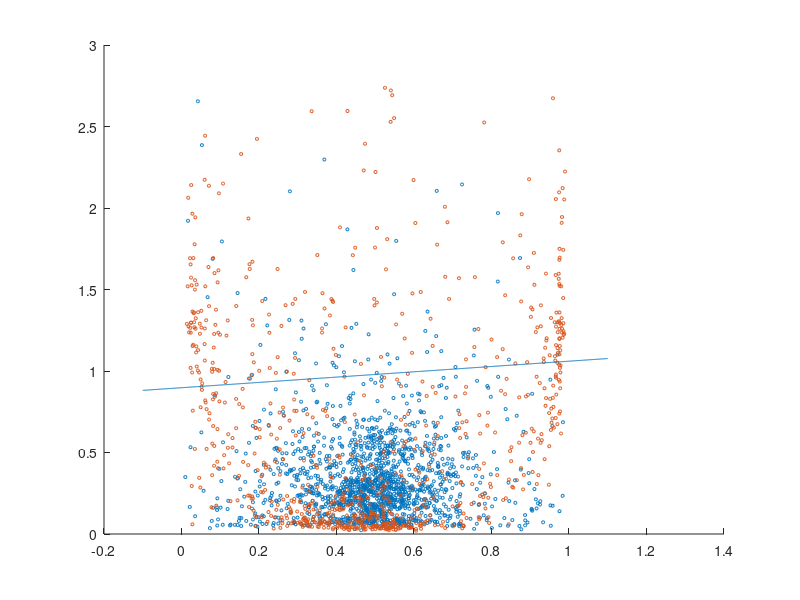
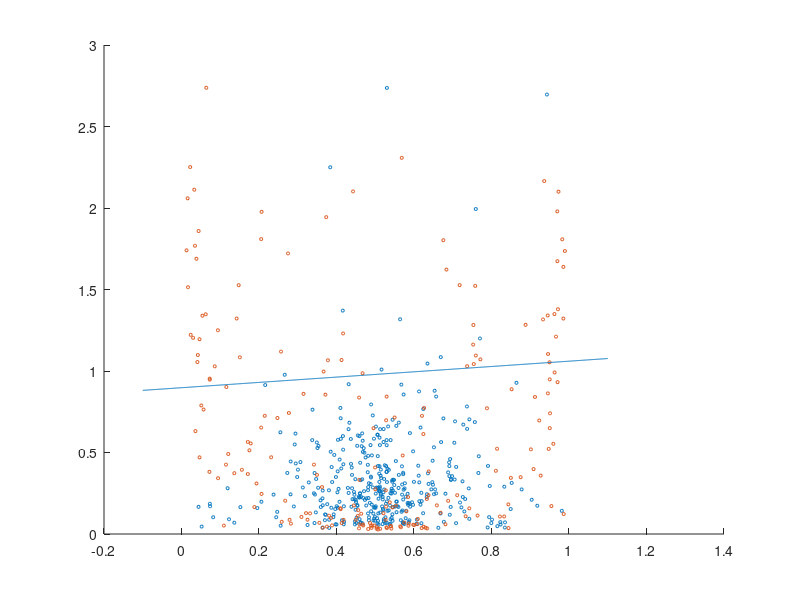

Write MATLAB code to recreate these figures, in order. (Note: this script raises an error after producing the figures.)
clear
close all
clc

%% Linear generative model
load('classification_data.mat')

c_1 = find(Gtrain == 1);
c_2 = find(Gtrain == -1);

class1 = Xtrain(c_1,:)';
class2 = Xtrain(c_2,:)';

Prior = length(class1)/length(Xtrain);

mu_1 = mean(class1,2);
mu_2 = mean(class2,2);

Sum_1 = [0 0; 0 0];

for i = 1:length(class1);
    Variance_1 = (class1(:,i) - mu_1)*(class1(:,i) - mu_1)';
    Sum_1 = Sum_1 + Variance_1;
end

S_1 = Sum_1/length(class1);

Sum_2 = [0 0; 0 0];
for i = 1:length(class2);
    Variance_2 = (class2(:,i) - mu_1)*(class2(:,i) - mu_1)';
    Sum_2 = Sum_2 + Variance_2;
end

S_2 = Sum_2/length(class2);
    
Sigma_ML = (length(class1)/length(Xtrain))*S_1 + (length(class2)/length(Xtrain))*S_2;

W = (inv(Sigma_ML))*(mu_1-mu_2);
W_0 = -0.5*(mu_1')*(inv(Sigma_ML))*(mu_1) + 0.5*(mu_2')*(inv(Sigma_ML))*(mu_2) + log(Prior/(1-Prior));

Posterior_1 = (1./(1 + exp(-((W')*(Xtrain')) - W_0)))';
Posterior_2 = (1./(1 + exp(((W')*(Xtrain')) + W_0)))';

Est_class1 = Xtrain(Posterior_1 > 0.5,:)';
Est_class2 = Xtrain(Posterior_1 < 0.5,:)';

x = 0.3;
y = 0.5;
point1 = [];
while y < 1.5
    X = [x; y];
    difference = (1/(1 + exp(-((W')*(X)) - W_0))) - (1/(1 + exp(((W')*(X)) + W_0)));
    point1 = [point1; x y difference];
    
    y = y + 0.0001;
end

x = 0.7;
y = 0.5;
point2 = [];
while y < 1.5
    X = [x; y];
    difference = (1/(1 + exp(-((W')*(X)) - W_0))) - (1/(1 + exp(((W')*(X)) + W_0)));
    point2 = [point2; x y difference];
    
    y = y + 0.0001;
end

p1 = point1(point1(:,3) < 0,:);
p2 = point2(point2(:,3) < 0,:);

x = linspace(-0.1,1.1,1000);
y = ((p2(1,2)-p1(1,2))/(p2(1,1)-p1(1,1)))*(x-p1(1,1)) + p1(1,2);

figure;
scatter(class1(1,:), class1(2,:), 5, 'ro');
hold on
scatter(class2(1,:), class2(2,:), 5, 'bo');
hold on
plot(x,y)

%% Applying on test dataset
c_1_test = find(Gtest == 1);
c_2_test = find(Gtest == -1);

class1_test = Xtest(c_1_test,:)';
class2_test = Xtest(c_2_test,:)';

Posterior_1 = (1./(1 + exp(-((W')*(Xtest')) - W_0)))';
Posterior_2 = (1./(1 + exp(((W')*(Xtest')) + W_0)))';

Est_class1 = Xtest(Posterior_1 > 0.5,:)';
Est_class2 = Xtest(Posterior_1 < 0.5,:)';
    
figure;
scatter(class1_test(1,:), class1_test(2,:), 5, 'ro');
hold on
scatter(class2_test(1,:), class2_test(2,:), 5, 'bo');
hold on
plot(x,y)

Mis_c1_SigmaML = find((Gtest(:,1) == 1) & (Posterior_1(:,1) < 0.5));
Mis_c2_SigmaML = find((Gtest(:,1) == -1) & (Posterior_1(:,1) > 0.5));

Accuracy_SigmaML = 1 - ((length(Mis_c1_SigmaML) + length(Mis_c2_SigmaML))/length(Xtest));

%% Quadratic generative model
clear

load('classification_data.mat')

c_1 = find(Gtrain == 1);
c_2 = find(Gtrain == -1);

class1 = Xtrain(c_1,:)';
class2 = Xtrain(c_2,:)';

Prior = length(class1)/length(Xtrain);

mu_1 = mean(class1,2);
mu_2 = mean(class2,2);

Sum_1 = [0 0; 0 0];
for i = 1:length(class1);
    Variance_1 = (class1(:,i) - mu_1)*(class1(:,i) - mu_1)';
    Sum_1 = Sum_1 + Variance_1;
end

S_1 = Sum_1/length(class1);

Sum_2 = [0 0; 0 0];
for i = 1:length(class2);
    Variance_2 = (class2(:,i) - mu_1)*(class2(:,i) - mu_1)';
    Sum_2 = Sum_2 + Variance_2;
end

S_2 = Sum_2/length(class2);

W1 = inv(S_1) - inv(S_2);
W2 = ((mu_1')*(inv(S_1))) - ((mu_2')*(inv(S_2)));
W3 = ((inv(S_1))*(mu_1)) - ((inv(S_2))*(mu_2));
W_0 = ((mu_1')*(inv(S_1))*(mu_1)) - ((mu_2')*(inv(S_2))*(mu_2)) - (2*log(Prior/(1-Prior)))...
    - (2*(log(((det(S_2))^0.5)/((det(S_1))^0.5))));
% a = (-0.5*(Xtrain)*W1*(Xtrain')) + (0.5*W2*(Xtrain')) + (0.5*(Xtrain)*W3) - (0.5*W_0);

for i = 1:length(Xtrain);    
    x = Xtrain(i,1);
    y = Xtrain(i,2);
    X = [x y];
    a = (-0.5*(X)*W1*(X')) + (0.5*W2*(X')) + (0.5*(X)*W3) - (0.5*W_0);
    Posterior_1(i,1) = (1./(1 + exp(-a)));
    Posterior_2(i,1) = (1/(1 + exp(a)));
end

Est_class1 = Xtrain(Posterior_1 > 0.5,:)';
Est_class2 = Xtrain(Posterior_1 < 0.5,:)';

x = -0.1;
y = 0.6;
Prob = [];
while x < 1.10001   
    X = [x y];
    a = (-0.5*(X)*W1*(X')) + (0.5*W2*(X')) + (0.5*(X)*W3) - (0.5*W_0);
    
    Prob = [Prob; (1/(1 + exp(-a)))];
    x = x + 0.00001;
end

x = -0.1:0.00001:1.1;
P = find(Prob < 0.5001 & Prob > 0.4999);
P1 = [x(P(1)),y]; 
P2 = [x(P(end)),y];

x = -0.1;
y = 0.4;
Prob = [];
while x < 1.10001   
    X = [x y];
    a = (-0.5*(X)*W1*(X')) + (0.5*W2*(X')) + (0.5*(X)*W3) - (0.5*W_0);
    
    Prob = [Prob; (1/(1 + exp(-a)))];
    x = x + 0.00001;
end

x = -0.1:0.00001:1.1;
P = find(Prob < 0.5001 & Prob > 0.4999);
P3 = [x(P(1)),y]; 
P4 = [x(P(end)),y];

x = -0.1;
y = 0.1;
Prob = [];
while x < 1.10001   
    X = [x y];
    a = (-0.5*(X)*W1*(X')) + (0.5*W2*(X')) + (0.5*(X)*W3) - (0.5*W_0);
    
    Prob = [Prob; (1/(1 + exp(-a)))];
    x = x + 0.00001;
end

x = -0.1:0.00001:1.1;
P = find(Prob < 0.5001 & Prob > 0.4999);
P5 = [x(P(1)),y]; 
P6 = [x(P(end)),y];

PointX = [P1(1,1); P2(1,1); P3(1,1); P4(1,1); P5(1,1); P6(1,1)];
PointY = [P1(1,2); P2(1,2); P3(1,2); P4(1,2); P5(1,2); P6(1,2)];

f = fit(PointX, PointY, 'poly2');

figure;
scatter(class1(1,:), class1(2,:), 5, 'ro');
hold on
scatter(class2(1,:), class2(2,:), 5, 'bo');
hold on
plot(f,PointX,PointY)

%% Applying on test dataset
c_1_test = find(Gtest == 1);
c_2_test = find(Gtest == -1);

class1_test = Xtest(c_1_test,:)';
class2_test = Xtest(c_2_test,:)';

Posterior_1 = [];
Posterior_2 = [];
for i = 1:length(Xtest);    
    x = Xtest(i,1);
    y = Xtest(i,2);
    X = [x y];
    a = (-0.5*(X)*W1*(X')) + (0.5*W2*(X')) + (0.5*(X)*W3) - (0.5*W_0);
    Posterior_1(i,1) = (1/(1 + exp(-a)));
    Posterior_2(i,1) = (1/(1 + exp(a)));
end

Est_class1 = Xtest(Posterior_1 > 0.5,:)';
Est_class2 = Xtest(Posterior_1 < 0.5,:)';

figure;
scatter(class1_test(1,:), class1_test(2,:), 5, 'ro');
hold on
scatter(class2_test(1,:), class2_test(2,:), 5, 'bo');
hold on
plot(f,PointX,PointY)

% figure;
% scatter(Est_class1(1,:), Est_class1(2,:), 5, 'ro');
% hold on
% scatter(Est_class2(1,:), Est_class2(2,:), 5, 'bo');
% hold on
% plot(f,PointX,PointY)

Mis_c1_diffSigma = find((Gtest(:,1) == 1) & (Posterior_1(:,1) < 0.5));
Mis_c2_diffSigma = find((Gtest(:,1) == -1) & (Posterior_1(:,1) > 0.5));
Xpred = horzcat(Mis_c1_diffSigma, Mis_c2_diffSigma);
Accuracy_diffSigma = 1 - ((length(Mis_c1_diffSigma) + length(Mis_c2_diffSigma))/length(Xtest));